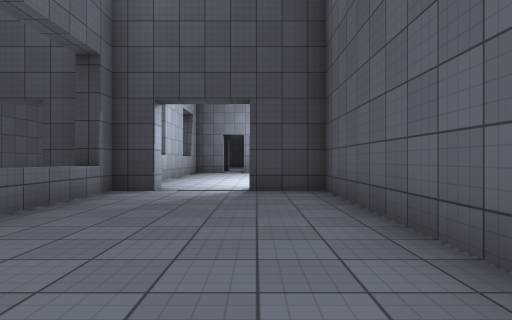
View 1 (above)

14 first-person views from a walk through a 3-D level made in the Unity game engine. The camera is 1.2 m above the floor, looks level and sees 75° across. The floor is counted in squares, 2 m on a side. Each view is taken from the middle of a square. On the plan, view 1 faces up. The plan holds only what a view shows up to about 10 squares ahead; the rest is blank. The place goes on beyond the plan. The player character is not drawn. Surface patterns are stand-ins for the level's own textures.

View 2
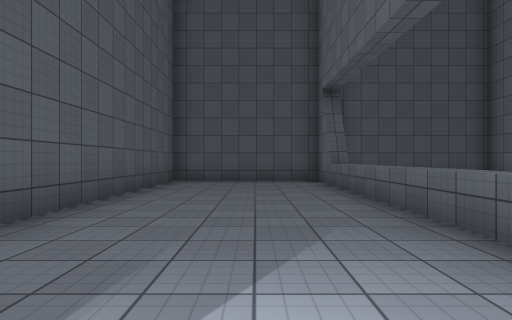

View 3
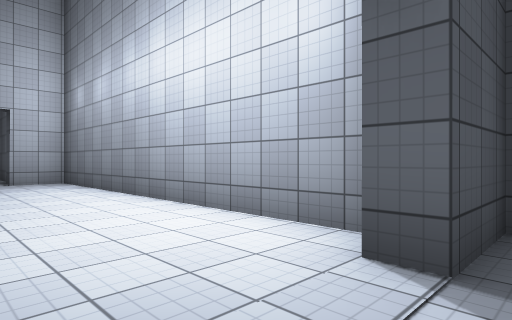

View 4
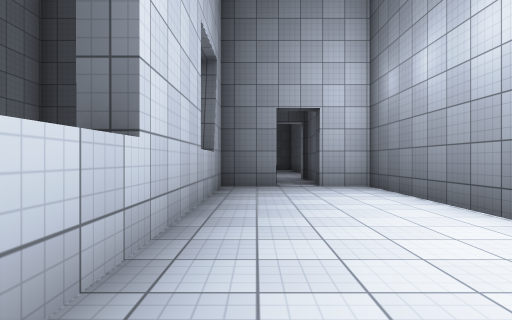

View 5
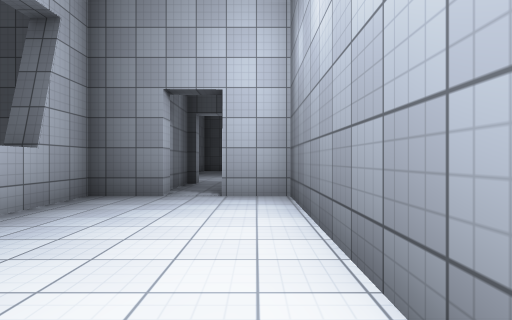

View 6
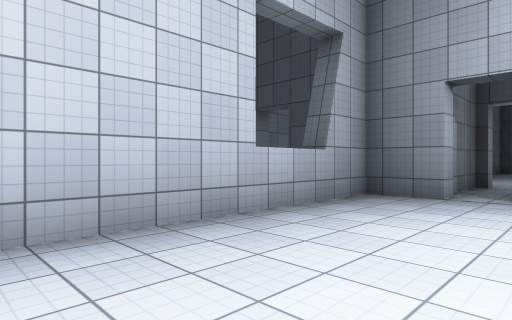

View 7
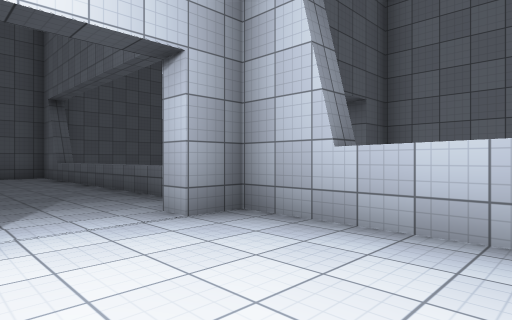

View 8
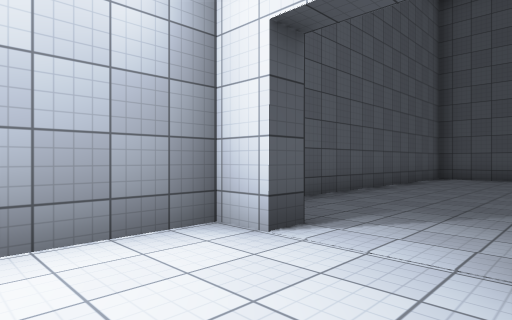

View 9
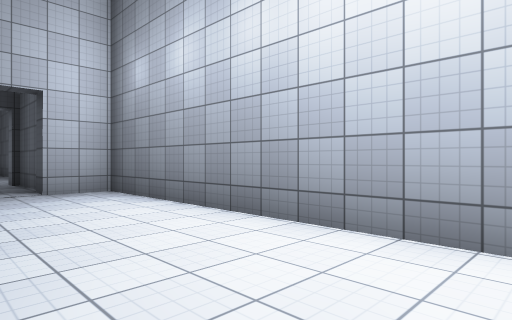

View 10
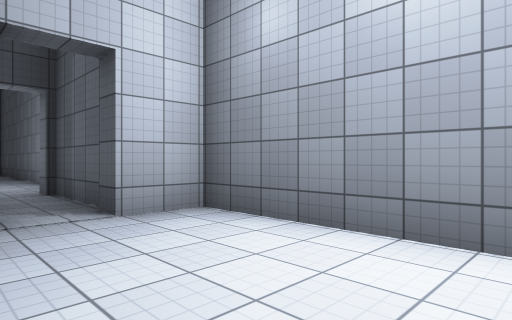

View 11
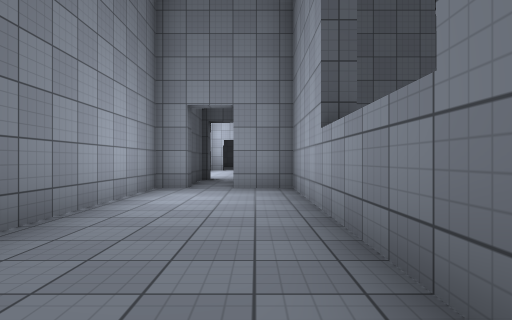

View 12
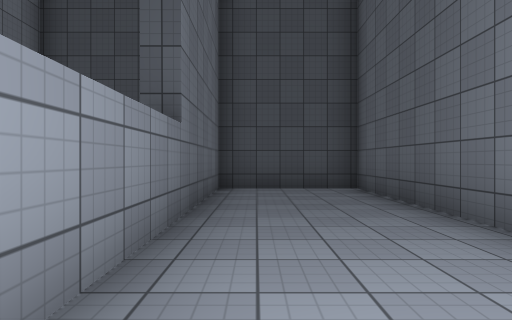

View 13
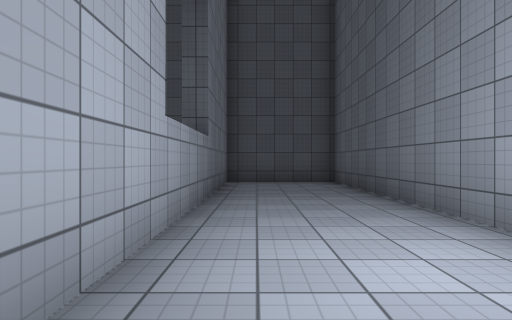

View 14
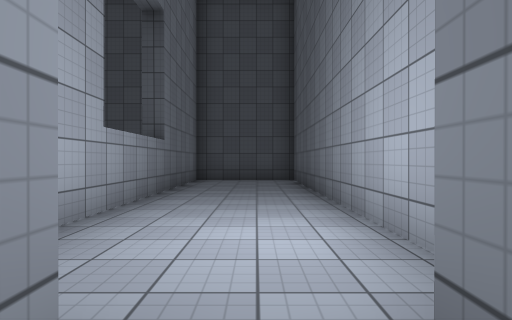

### Floor plan
Key: @ floor where view 1 was taken; # wall or solid block; . floor; ^ raised ledge.
Columns run from 5 left of view 1 to 2 right of it. Each row starts with its distance up from view 1.
 28   #####
 27   #...#
 26   #...#
 25   #...#
 24   #...#
 23   #...#
 22   #...#
 21   #...#
 20   #...#
 19   #...#
 18   ##.##
 17    #.#
 16   ##.##
 15   #...#
 14   ^...#
 13   ^...#
 12   #...#
 11   #...#
 10   ^...#
  9   ^...#
  8   #...#
  7  ###.###
  6   #....#
  5   ^....#
  4   ^....#
  3   ^....#
  2   ^....#
  1   ^....#
  0   ^..@.#
 -1   ^....#
 -2   #....#
 -3 ########

Where each view was taken, in squares from view 1:
view 1: 0 up, 0 right, facing up
view 2: 7 up, 1 left, facing down
view 3: 6 up, 2 left, facing up-right
view 4: 8 up, 2 left, facing up
view 5: 10 up, 0 right, facing up
view 6: 10 up, 0 right, facing up-left
view 7: 10 up, 0 right, facing down-left
view 8: 9 up, 2 left, facing down-right
view 9: 9 up, 2 left, facing up-right
view 10: 12 up, 2 left, facing up-right
view 11: 26 up, 2 left, facing down
view 12: 21 up, 2 left, facing up
view 13: 19 up, 2 left, facing up
view 14: 18 up, 1 left, facing up
